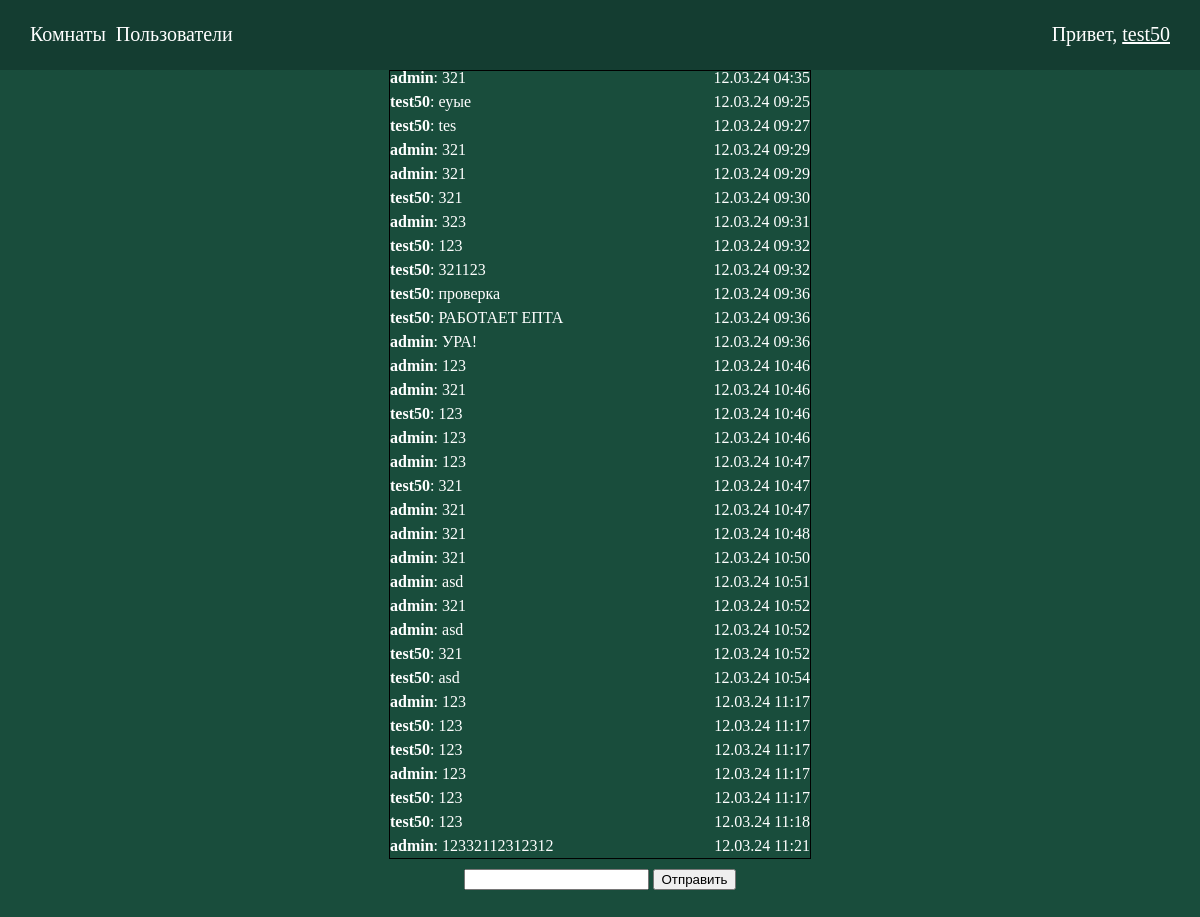
Page /chats/admin (signed in) on the earlier database version.
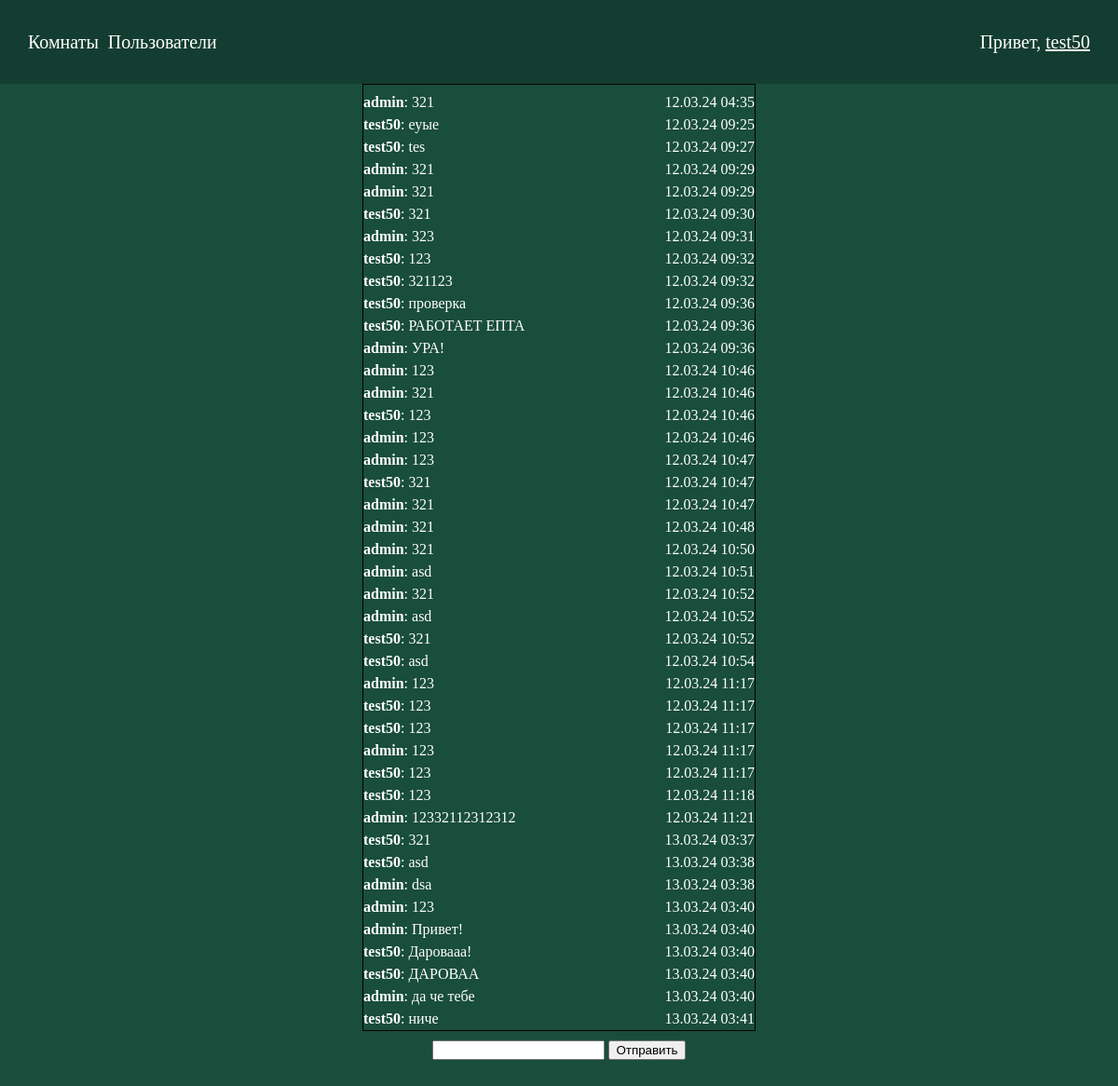
Same page on the later database version.
### social/models.py (models this page shows)
class Message(models.Model):
    text = models.TextField()
    sender = models.ForeignKey(User, on_delete=models.CASCADE)
    room = models.ForeignKey(Room, on_delete=models.CASCADE)
    time = models.DateTimeField(auto_now_add=True)
    class Meta:
        ordering = ('time',)

### social/views.py (the view)
# urls.py: path('chats/<slug:username>', usertouserchat, name='usertouserchat'),
def usertouserchat(request, username):
    chat = Room.objects.filter(ischat=True, members=request.user).filter(members=User.objects.get(username=username)).first()
    if not chat:
        chat = Room.objects.create(ischat=True).members.add(request.user, User.objects.get(username=username))
    if request.method=='POST':
        text =  request.POST.get('textmsg')
        if text:
            Message.objects.create(room=chat[0], sender=request.user, text=text)
    messages = Message.objects.filter(room=chat)
    context = {
        'title': f'Чат с {username}',
        'messages': messages,
        'chat_id': chat.id,
    }
    return render(request, 'chat.html', context)

### social/templates/chat.html (shortened to what this page needs)
{% extends 'base.html' %}
{% load static %}
{% block content %}
<div class="chatcontainer">
    <div class="listmsgs">
        {% for message in messages %}
            <div class="divmessage">
                <div class="messagetext">
                    <p><b>{{message.sender}}</b>: {{message.text}}</p>
                </div>
                <div class="messagetime">
                    <p>{{message.time|date:"d.m.y H:i" }}</p>
                </div>
            </div>
        {% endfor %}
    </div>
    <div class="sendmsgdiv">
        <form method="" onsubmit="return false;">
            <input id="msgtxt" name="textmsg" autocomplete="off"  >
            <button id="btn" type="submit">Отправить</button>
        </form>
    </div>
</div>
{% endblock %}

### social/templates/base.html (shortened to what this page needs)
{% load static %}
<html>
<head>
    <link rel="stylesheet" href="{%static 'social/styles.css'%}">
</head>
<body>
<div class="nav">
    <div class="navleft">
        <p><a href="{%url 'rooms'%}">Комнаты</a></p>
        <p><a href="{%url 'accounts'%}">Пользователи</a></p>
    </div>
    <div class="navright">
        {% if user.is_authenticated  %}
            <p>Привет, <a href="{%url 'profile' user.username%}">{{user}}</a></p>
        {% else %}
            <p><a href="{% url 'account_login'%}">Войти</a></p>
        {% endif %}
    </div>
</div>
{% block content %}
{% endblock %}
</body>
</html>

### static/social/styles.css (style rules this page uses)
html { width: 100%; height: 100%; }
body { background-color: #194D3C; margin:0px; width:100%; height: 100%; }
p, label { color: white; }
a { color:white; }
.nav { display:flex; background-color: #143D31; margin:0px; justify-content: space-between; align-items: center; height: 6%; }
.nav p { font-size:20px }
.navleft { margin-left:30px; display:flex; }
.navleft p { margin-right:10px; }
.navleft a { text-decoration:none; }
.navright { margin-right:30px; }
.chatcontainer { display: flex; align-items: center; justify-content: flex-start; flex-direction: column; height: 90%; }
.listmsgs { width: 35%; height: 75%; border: solid 1px; overflow-y: auto }
.sendmsgdiv { width: 35%; margin-top:10px; display:flex; justify-content: center; }
.divmessage { display: flex; justify-content: space-between; }
.messagetime { width:25%; }
.messagetime p { margin: 3px 0px 3px 0px; text-align: right; }
.messagetext { width:75%; }
.messagetext p { margin: 3px 0px 3px 0px; }

Differences in the rows shown:
added Message: sender "test50", text "321", time "13.03.24 03:37"
added Message: sender "test50", text "asd", time "13.03.24 03:38"
added Message: sender "admin", text "dsa", time "13.03.24 03:38"
added Message: sender "admin", text "123", time "13.03.24 03:40"
added Message: sender "admin", text "Привет!", time "13.03.24 03:40"
added Message: sender "test50", text "Даровааа!", time "13.03.24 03:40"
added Message: sender "test50", text "ДАРОВАА", time "13.03.24 03:40"
added Message: sender "admin", text "да че тебе", time "13.03.24 03:40"
added Message: sender "test50", text "ниче", time "13.03.24 03:41"
